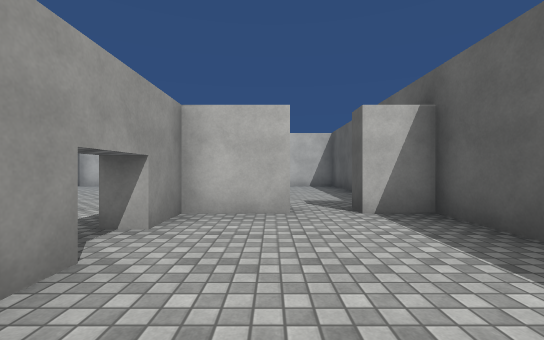
View 1 (above)

24 first-person views from a walk through a 3-D level made in the Unity game engine. The camera is 1.2 m above the floor, looks level and sees 90° across. The floor is counted in squares, 2 m on a side. Each view is taken from the middle of a square. On the plan, view 1 faces up. The plan holds only what a view shows up to about 9 squares ahead; the rest is blank. The place goes on beyond the plan. Some animated figures are not drawn. Surface patterns are stand-ins for the level's own textures.

View 2
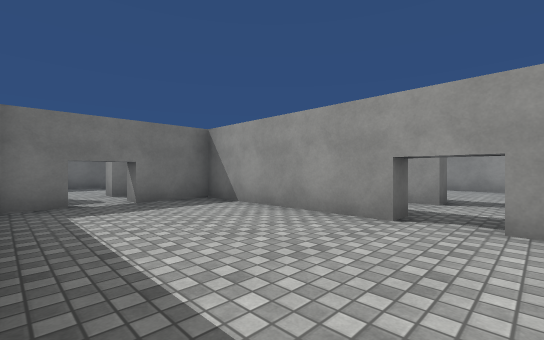

View 3
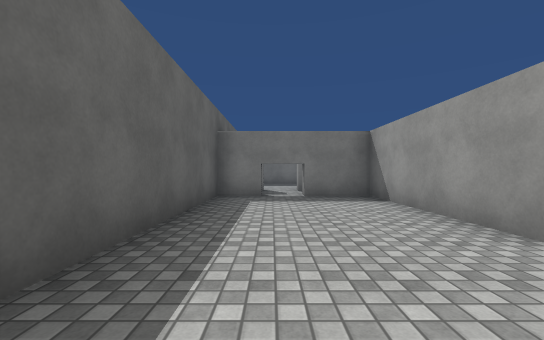

View 4
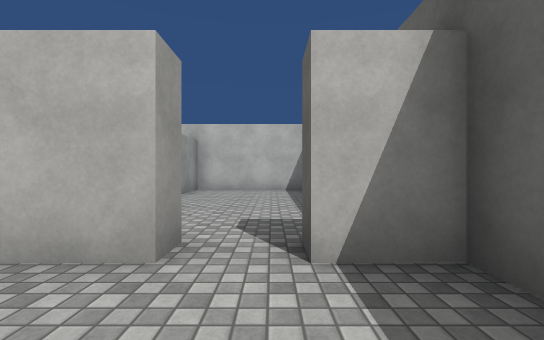

View 5
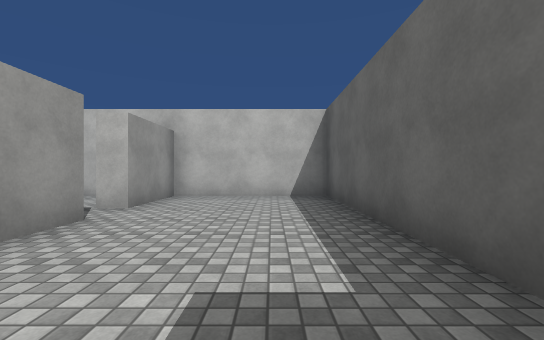

View 6
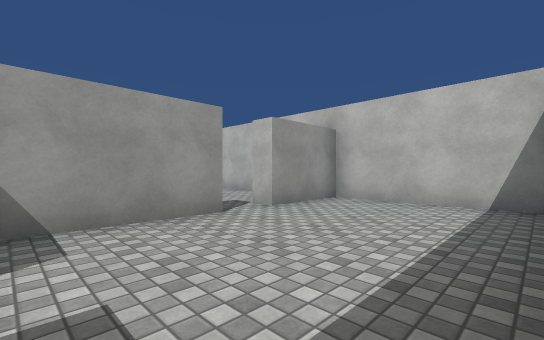

View 7
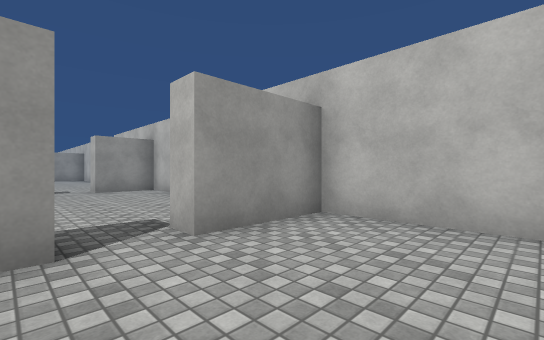

View 8
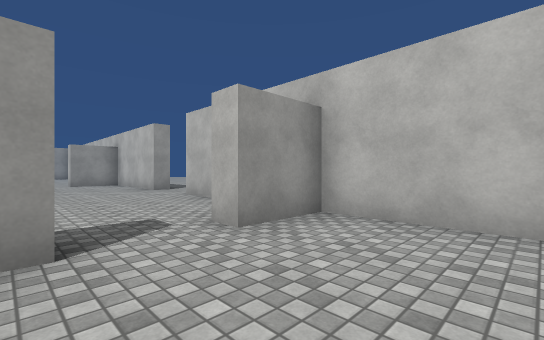

View 9
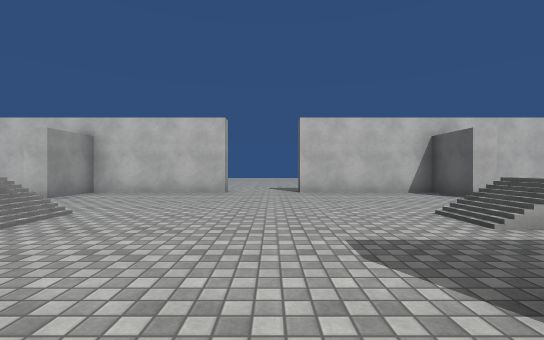

View 10
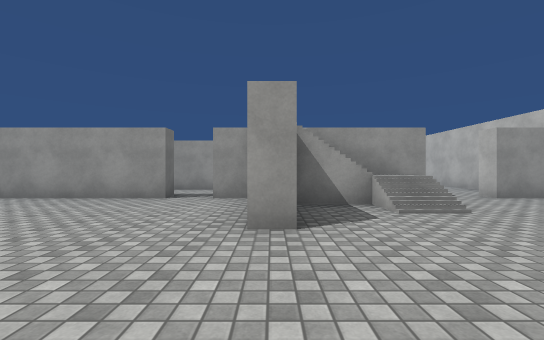

View 11
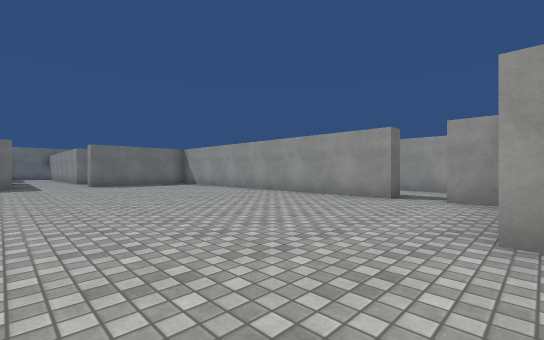

View 12
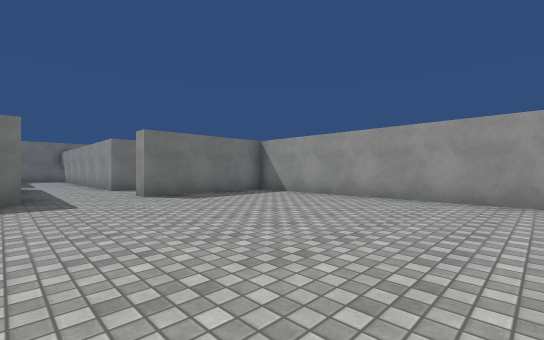

View 13
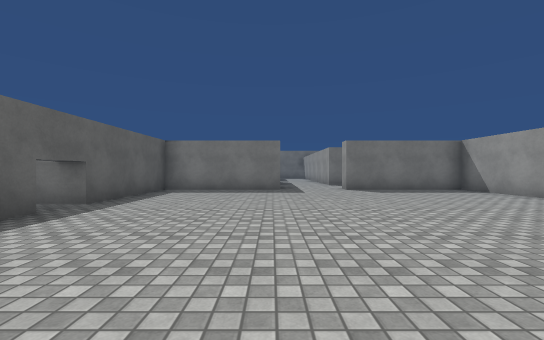

View 14
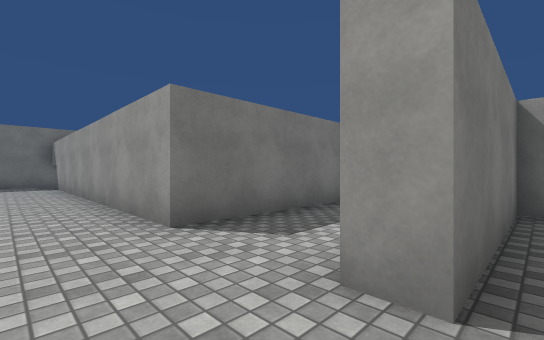

View 15
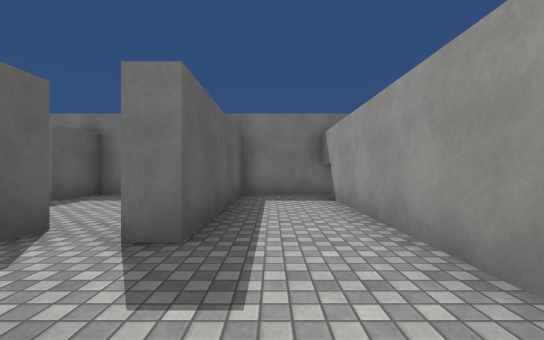

View 16
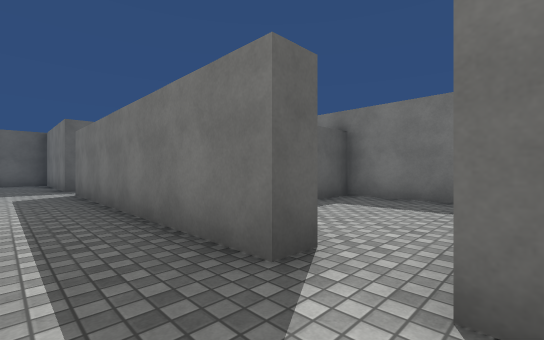

View 17
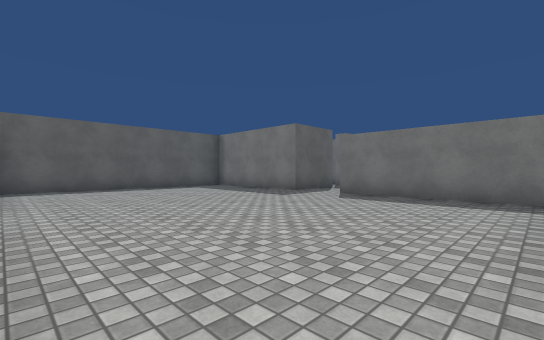

View 18
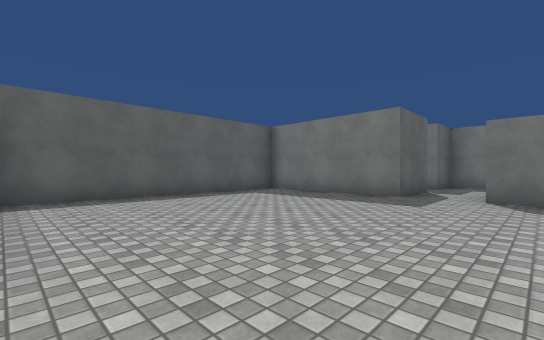

View 19
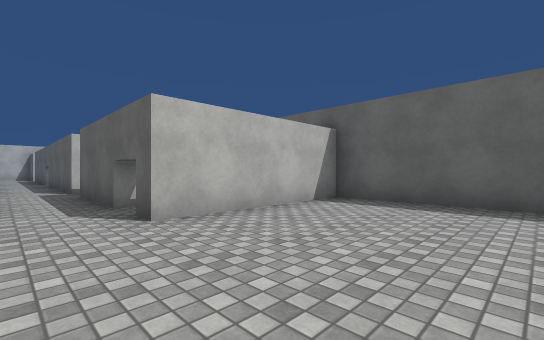

View 20
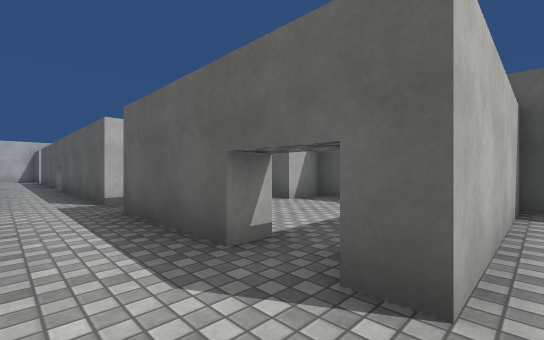

View 21
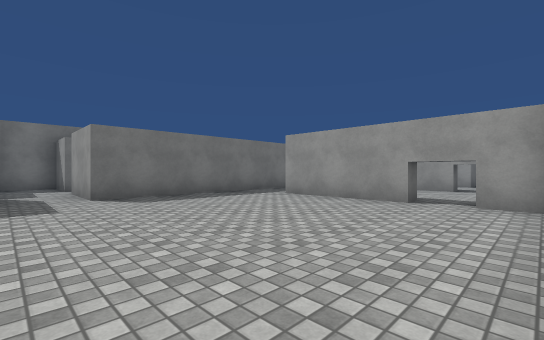

View 22
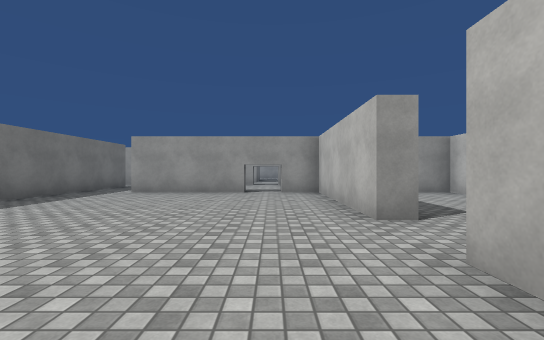

View 23
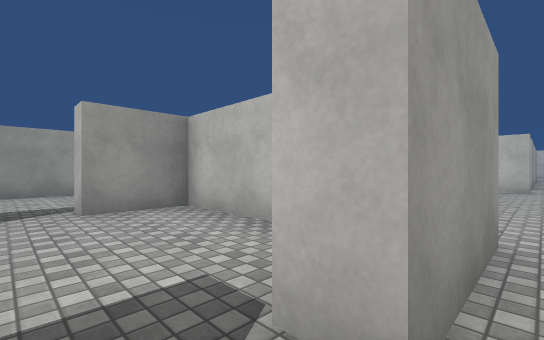

View 24
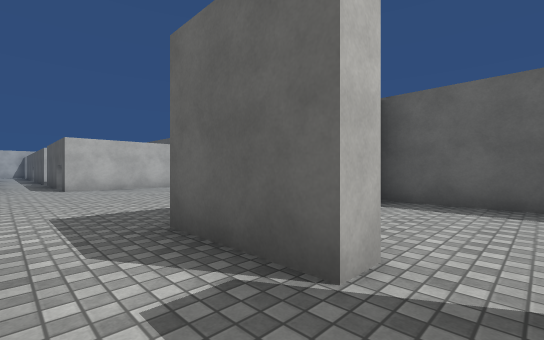

### Floor plan
Key: @ floor where view 1 was taken; # wall or solid block; x gap in a wall; . main floor; : floor 1 m higher than the main floor; + floor 3 m higher than the main floor; / step, stairs or slope; v drop or lower ground; T thing the floor can be seen under or through.
Columns run from 20 left of view 1 to 3 right of it. Each row starts with its distance up from view 1.
 12        ..
 11 ## ####..###############
 10 .. #........#.....#....#
  9  ..#........#.....#....#
  8    ....................#
  7     ........#.....#....#
  6     :/...../    ..#....#
  5     /......     ..#....#
  4     +++../       .###.##
  3    +......       .#....#
  2    .......   .....#....#
  1    #......   .. #.#....#
  0    #.......      .#.@..#
 -1    #........     .#....#
 -2    #.........    .##TT##
 -3    #......../    .. ..
 -4    #........//   .###.##
 -5    #......../... .# ...#
 -6    #......... ..x.#...
 -7    ####......   /.######
 -8       ...+   ////......#
 -9     .....vvvv..........#
-10    ####..+vv...........#
-11       #..    ..........#
-12       #..    ..........#
-13       #..////..........#
-14       #....######.######
-15       #..#..#...#.#  ..#
-16       #..#..#...#.#....#
-17       #..#.............#
-18       #..#..#   #.#
-19       #######   ###

Positions as (right, up) in squares from view 1, and headings:
1: (0, 0), facing up
2: (2, 3), facing down-left
3: (1, 4), facing down
4: (1, 2), facing up
5: (1, 4), facing up
6: (2, 5), facing up-left
7: (1, 7), facing up-left
8: (-5, 7), facing up-left
9: (-12, 3), facing up
10: (-11, 4), facing left
11: (-11, 4), facing down-left
12: (-11, -1), facing down-left
13: (-11, 1), facing down
14: (-12, -7), facing down-left
15: (-12, -12), facing down
16: (-11, -13), facing down-right
17: (-7, -8), facing down-right
18: (-4, -8), facing down-right
19: (-3, -11), facing up-right
20: (-3, -8), facing up-right
21: (-2, -8), facing down-left
22: (0, -9), facing left
23: (-3, -17), facing up-left
24: (-3, -17), facing up-right
